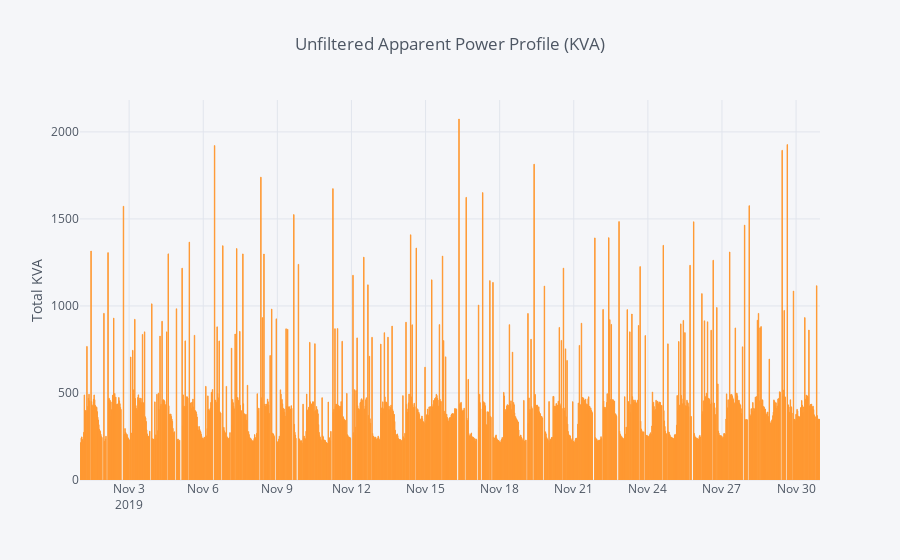

Source (notebook cell):
### Code cell
ufResults['KVA'].iplot(kind='bar', yTitle='Total KVA', title='Unfiltered Apparent Power Profile (KVA)')
print("UNFILTERED TOTAL KVA MAX: {:.3f}".format( ufResults['KVA'].max() ))

### Figure 1 — Plotly figure (JSON) as saved in the notebook; plotly's stock layout.template omitted (floating-point values rounded to 4 significant figures; data arrays with more than 128 entries replaced by an {"elided": "..."} marker saying what was removed)
{"data": [{"marker": {"color": "rgba(255, 153, 51, 0.6)", "line": {"color": "rgba(255, 153, 51, 1.0)", "width": 1}}, "name": "KVA", "orientation": "v", "text": "", "type": "bar", "uid": "9173dea1-ed0f-4868-8a25-dc153f1ef1fe", "x": {"elided": "1192 str values"}, "y": {"elided": "1192 float values"}}], "layout": {"legend": {"bgcolor": "#F5F6F9", "font": {"color": "#4D5663"}}, "paper_bgcolor": "#F5F6F9", "plot_bgcolor": "#F5F6F9", "title": {"font": {"color": "#4D5663"}, "text": "Unfiltered Apparent Power Profile (KVA)"}, "xaxis": {"gridcolor": "#E1E5ED", "showgrid": true, "tickfont": {"color": "#4D5663"}, "title": {"font": {"color": "#4D5663"}, "text": ""}, "zerolinecolor": "#E1E5ED"}, "yaxis": {"gridcolor": "#E1E5ED", "showgrid": true, "tickfont": {"color": "#4D5663"}, "title": {"font": {"color": "#4D5663"}, "text": "Total KVA"}, "zerolinecolor": "#E1E5ED"}}}
